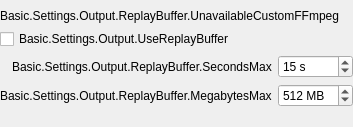
                  <widget class="QWidget" name="advOutputReplayTab">
                   <attribute name="title">
                    <string>ReplayBuffer</string>
                   </attribute>
                   <layout class="QVBoxLayout" name="verticalLayout_22">
                    <property name="leftMargin">
                     <number>0</number>
                    </property>
                    <property name="topMargin">
                     <number>9</number>
                    </property>
                    <property name="rightMargin">
                     <number>0</number>
                    </property>
                    <property name="bottomMargin">
                     <number>0</number>
                    </property>
                    <item>
                     <widget class="QFrame" name="advOutputReplayFrame">
                      <property name="lineWidth">
                       <number>0</number>
                      </property>
                      <layout class="QVBoxLayout" name="verticalLayout_29">
                       <property name="leftMargin">
                        <number>0</number>
                       </property>
                       <property name="topMargin">
                        <number>0</number>
                       </property>
                       <property name="rightMargin">
                        <number>0</number>
                       </property>
                       <property name="bottomMargin">
                        <number>0</number>
                       </property>
                       <item>
                        <widget class="QLabel" name="advReplayBufCustomFFmpeg">
                         <property name="text">
                          <string>Basic.Settings.Output.ReplayBuffer.UnavailableCustomFFmpeg</string>
                         </property>
                         <property name="class" stdset="0">
                          <string>text-warning</string>
                         </property>
                        </widget>
                       </item>
                       <item>
                        <widget class="QCheckBox" name="advReplayBuf">
                         <property name="text">
                          <string>Basic.Settings.Output.UseReplayBuffer</string>
                         </property>
                        </widget>
                       </item>
                       <item>
                        <widget class="QFrame" name="advReplayBufferFrame">
                         <property name="sizePolicy">
                          <sizepolicy hsizetype="Preferred" vsizetype="Preferred">
                           <horstretch>0</horstretch>
                           <verstretch>0</verstretch>
                          </sizepolicy>
                         </property>
                         <layout class="QFormLayout" name="formLayout_30">
                          <property name="fieldGrowthPolicy">
                           <enum>QFormLayout::FieldGrowthPolicy::AllNonFixedFieldsGrow</enum>
                          </property>
                          <property name="labelAlignment">
                           <set>Qt::AlignmentFlag::AlignRight|Qt::AlignmentFlag::AlignTrailing|Qt::AlignmentFlag::AlignVCenter</set>
                          </property>
                          <property name="leftMargin">
                           <number>0</number>
                          </property>
                          <property name="topMargin">
                           <number>0</number>
                          </property>
                          <property name="rightMargin">
                           <number>0</number>
                          </property>
                          <property name="bottomMargin">
                           <number>0</number>
                          </property>
                          <item row="0" column="0">
                           <widget class="QLabel" name="advRBSecMaxLabel">
                            <property name="text">
                             <string>Basic.Settings.Output.ReplayBuffer.SecondsMax</string>
                            </property>
                           </widget>
                          </item>
                          <item row="0" column="1">
                           <widget class="QSpinBox" name="advRBSecMax">
                            <property name="suffix">
                             <string notr="true"> s</string>
                            </property>
                            <property name="minimum">
                             <number>5</number>
                            </property>
                            <property name="maximum">
                             <number>21600</number>
                            </property>
                            <property name="value">
                             <number>15</number>
                            </property>
                           </widget>
                          </item>
                          <item row="1" column="1">
                           <widget class="QSpinBox" name="advRBMegsMax">
                            <property name="suffix">
                             <string> MB</string>
                            </property>
                            <property name="minimum">
                             <number>20</number>
                            </property>
                            <property name="maximum">
                             <number>8192</number>
                            </property>
                            <property name="value">
                             <number>512</number>
                            </property>
                           </widget>
                          </item>
                          <item row="1" column="0">
                           <widget class="QLabel" name="advRBMegsMaxLabel">
                            <property name="text">
                             <string>Basic.Settings.Output.ReplayBuffer.MegabytesMax</string>
                            </property>
                           </widget>
                          </item>
                          <item row="2" column="1">
                           <widget class="QLabel" name="advRBEstimate">
                            <property name="text">
                             <string notr="true"/>
                            </property>
                           </widget>
                          </item>
                         </layout>
                        </widget>
                       </item>
                      </layout>
                     </widget>
                    </item>
                    <item>
                     <spacer name="verticalSpacer">
                      <property name="orientation">
                       <enum>Qt::Orientation::Vertical</enum>
                      </property>
                      <property name="sizeHint" stdset="0">
                       <size>
                        <width>20</width>
                        <height>0</height>
                       </size>
                      </property>
                     </spacer>
                    </item>
                   </layout>
                  </widget>
